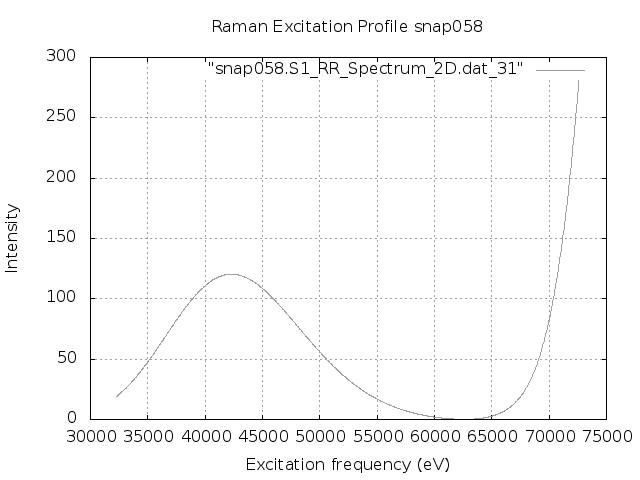

This figure's gnuplot source:
set terminal png
set output "snap058.S1.REP.png"
set xlabel 'Excitation frequency (eV)'
set ylabel 'Intensity'
set title "Raman Excitation Profile snap058"
set grid
set autoscale
plot "snap058.S1_RR_Spectrum_2D.dat_31" with lines lc "blue"
exit
